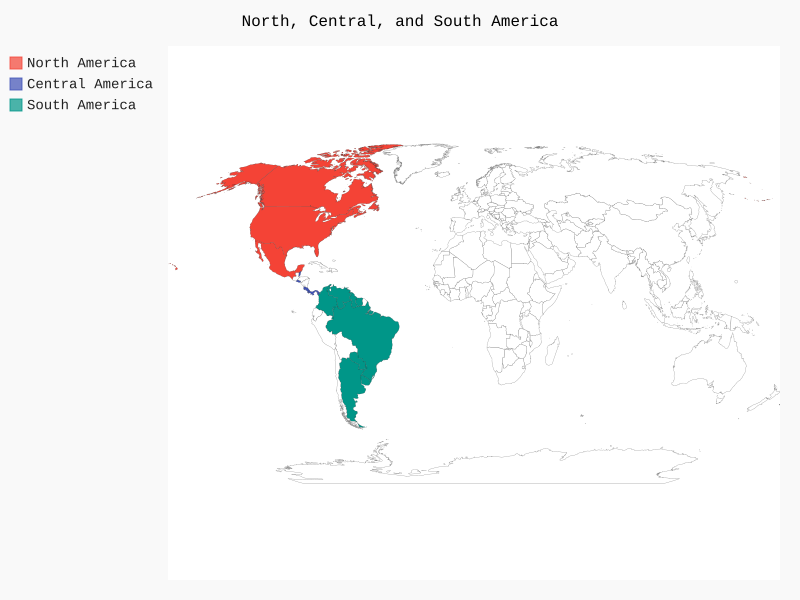

The Python source for this figure:
# Building a World Map

# americas.py

from pygal.maps.world import World 

wm = World()
wm.title = 'North, Central, and South America'

wm.add('North America',['ca','mx','us'])
wm.add('Central America',['bz','cr','pa','sv'])
wm.add('South America',['ar','br','co','gy','py','sr','uy','ve'])

wm.render_to_file('americas.svg')
